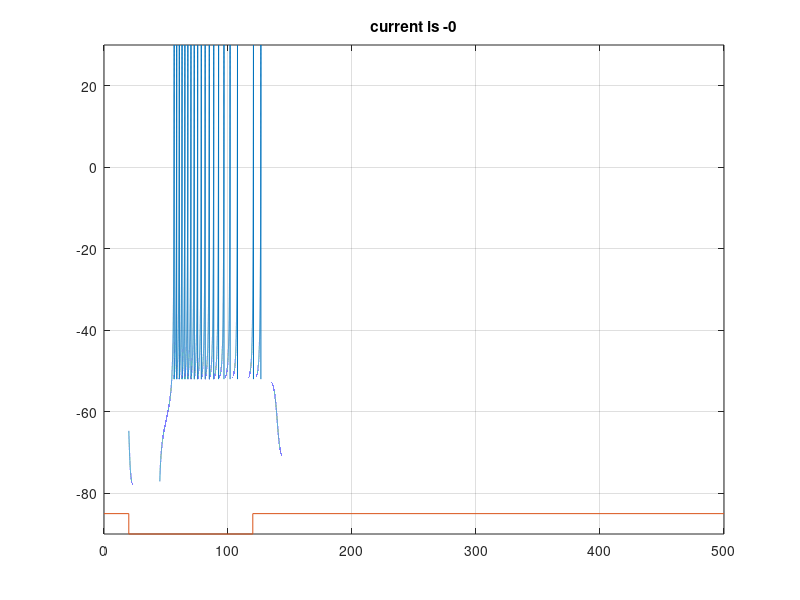

Here is the MATLAB script that generated this plot:
a=0.03; b=0.25; c=-52;  d=0; % original in paper for rebound burst


T = 500;
dt = 0.001;  tspan = 0:dt:T;
T1=20; % time when current introducded
current_span = 100; % time for which current is introduced

% TODO - change this 
VV = zeros(1,100*1000+1);
uu = zeros(1, 100*1000 + 1);
VV=[];  uu=[];

% initial conditions
V=-64;  u=b*V;

for t=tspan
if (t>T1) & (t < T1+25) 
    I=-10;
    elseif (t >= 80) & (t <=90)
    I=0;
else
    I=0;
end;
V = V + dt*(0.04*V^2+5*V+140-u+I);
u = u + dt*a*(b*V-u);
if V > 30
    VV(end+1)=30;
    V = c;
    u = u + d;
else
    VV(end+1)=V;
end;
uu(end+1)=u;
end;

figure(1)
    plot(tspan,VV,[0 T1 T1 (T1+current_span) (T1+current_span) T],-85+[0 0 -5 -5 0 0]);
    axis([0 max(tspan) -90 30])
    title(['current is -',num2str(I)])
grid

    

